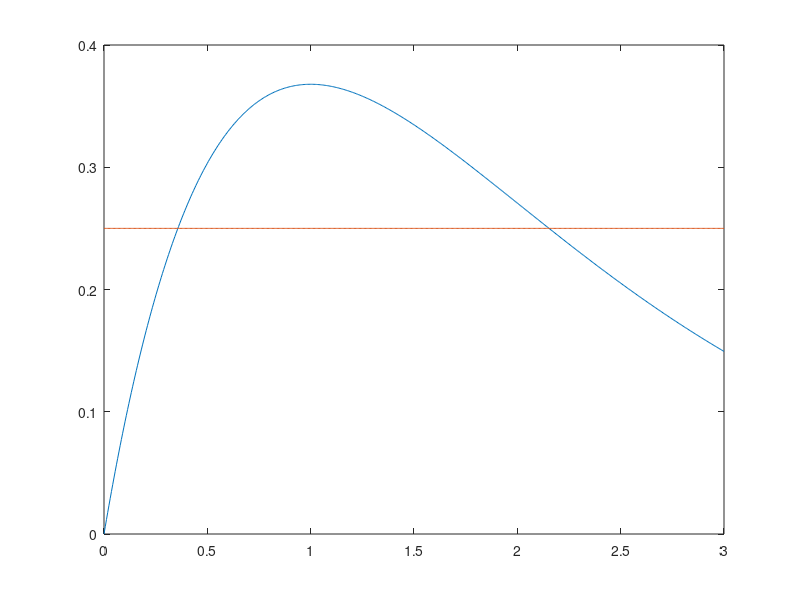

MATLAB code for this plot:
function [] = ex10()

%x = linspace(0,10,1000+1);
%y = x.*exp(-x);

%plot(x,y)

x = linspace(0,3,500);
y1 = x.*exp(-x);
y2 = zeros(1,500)+0.25;

plot(x,y1,x,y2)



end

